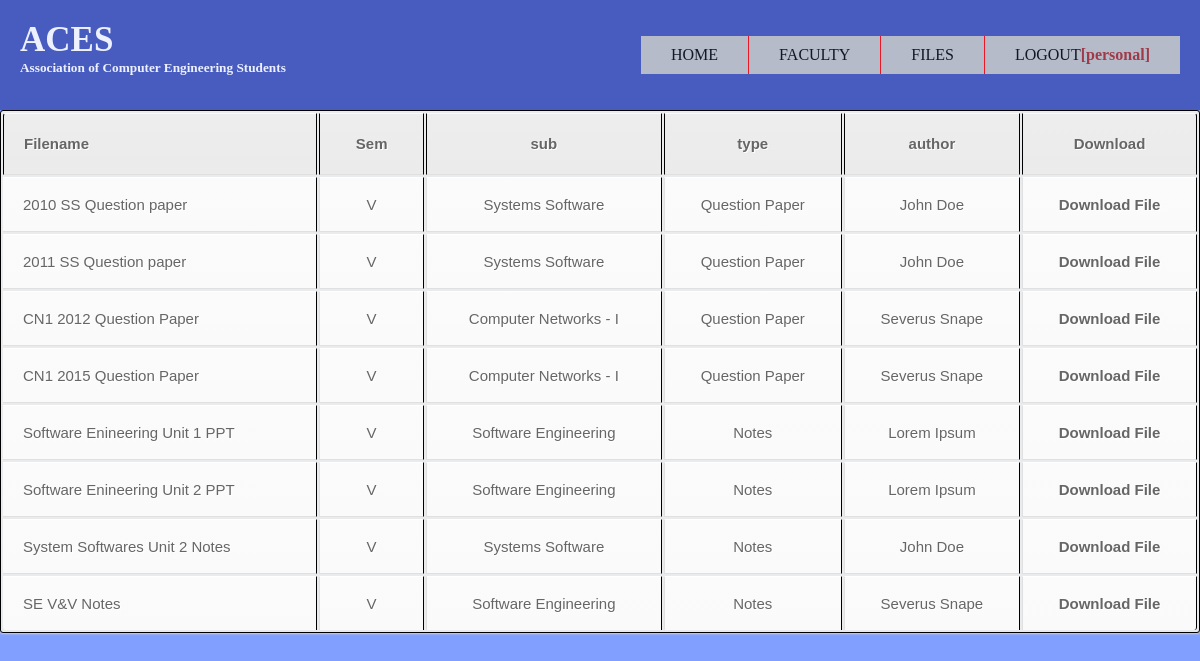
The page /temp/files.php (signed in) on the database its author committed.
### tables this page shows
CREATE TABLE IF NOT EXISTS `files` (
  `filepath` varchar(767) NOT NULL,
  `filename` text NOT NULL,
  `sem` int(10) NOT NULL,
  `sub` int(10) NOT NULL,
  `type` int(11) NOT NULL,
  `author` varchar(100) NOT NULL,
  PRIMARY KEY (`filepath`)
);

CREATE TABLE IF NOT EXISTS `semester` (
  `id` int(10) NOT NULL AUTO_INCREMENT,
  `sem` varchar(100) NOT NULL,
  PRIMARY KEY (`id`)
);

CREATE TABLE IF NOT EXISTS `subjects` (
  `id` int(10) NOT NULL AUTO_INCREMENT,
  `semid` int(10) NOT NULL,
  `sub` varchar(100) NOT NULL,
  PRIMARY KEY (`id`)
);

CREATE TABLE IF NOT EXISTS `types` (
  `id` int(10) NOT NULL,
  `type` varchar(100) NOT NULL,
  PRIMARY KEY (`id`)
);

CREATE TABLE IF NOT EXISTS `logindetails` (
  `name` varchar(100) NOT NULL,
  `realname` varchar(100) NOT NULL,
  `password` varchar(100) NOT NULL,
  `email` varchar(100) NOT NULL,
  `faculty` tinyint(1) NOT NULL,
  `admin` tinyint(1) NOT NULL
);

### temp/files.php (the view, shortened to what this page needs)
<?php
include('includes/header.php');
?>
<!DOCTYPE html>
<html>
<head>
</head>
<body>
<?php
$servername = "localhost";
$username = "root";
$password = "vain";
$dbname = "aces";
$conn = new mysqli($servername, $username, $password, $dbname);
$sql = "SELECT filepath,filename, sem, sub, type, author FROM files";
$result = $conn->query($sql);
if ($result->num_rows > 0) {
     echo "<table><tr><th>Filename</th><th>Sem</th><th>sub</th><th>type</th><th>author</th><th>Download</th></tr>";
     while($roww = $result->fetch_assoc()) {
	 $getsem = "select sem from semester where id='$roww[sem]'";
if ($resultt = $conn->query($getsem)) {
     while ($row = $resultt->fetch_object()) {
        $sem = $row->sem;
    }
	}
	 $getsub = "select sub from subjects where id='$roww[sub]'";
if ($resulttt = $conn->query($getsub)) {
     while ($ro = $resulttt->fetch_object()) {
        $sub = $ro->sub;
    }
	}
 $gettype = "select type from types where id='$roww[type]'";
if ($resultttt = $conn->query($gettype)) {
     while ($rowt = $resultttt->fetch_object()) {
        $type = $rowt->type;
    }
	}
	$getname = "select realname from logindetails where name='$roww[author]'";
if ($resulttttt = $conn->query($getname)) {
     while ($rown = $resulttttt->fetch_object()) {
        $realname = $rown->realname;
    }
	}
         echo "<tr><td>" . $roww["filename"]. "</td><td>" . $sem. "</td><td>" . $sub. "</td><td>" . $type. "</td><td>" . $realname. "</td><td>" . '<a href="' . $roww["filepath"] . '">Download File</a>' . "</td></tr>";
     }
     echo "</table>";
}
 else {
     echo "0 results";
}
?>
</body>
</html>

### css/style.css (style rules this page uses)
body { margin:0px; background-color:#809FFF; }
table a:link { color: #666; font-weight: bold; text-decoration:none; }
table { font-family:Bookman old style, Helvetica, sans-serif; color:#666; font-size:15px; text-shadow: 1px 1px 0px #fff; background:#eaebec; width:100%; margin:0px; border:#ccc 1px solid; -moz-border-radius:3px; -webkit-border-radius:3px; border-radius:3px; -moz-box-shadow: 0 1px 2px #d1d1d1; -webkit-box-shadow: 0 1px 2px #d1d1d1; box-shadow: 0 1px 2px #d1d1d1; }
table th { padding:21px 25px 22px 25px; border-top:1px solid #fafafa; border-bottom:1px solid #e0e0e0; background: #ededed; background: -webkit-gradient(linear, left top, left bottom, from(#ededed), to(#ebebeb)); background: -moz-linear-gradient(top, #ededed, #ebebeb); }
table th:first-child { text-align: left; padding-left:20px; }
table tr:first-child th:first-child { -moz-border-radius-topleft:3px; -webkit-border-top-left-radius:3px; border-top-left-radius:3px; }
table tr:first-child th:last-child { -moz-border-radius-topright:3px; -webkit-border-top-right-radius:3px; border-top-right-radius:3px; }
table tr { text-align: center; padding-left:20px; }
table td:first-child { text-align: left; padding-left:20px; border-left: 0; }
table td { padding:18px; border-top: 1px solid #ffffff; border-bottom:1px solid #e0e0e0; border-left: 1px solid #e0e0e0; background: #fafafa; background: -webkit-gradient(linear, left top, left bottom, from(#fbfbfb), to(#fafafa)); background: -moz-linear-gradient(top, #fbfbfb, #fafafa); }
table tr:last-child td { border-bottom:0; }
table tr:last-child td:first-child { -moz-border-radius-bottomleft:3px; -webkit-border-bottom-left-radius:3px; border-bottom-left-radius:3px; }
table tr:last-child td:last-child { -moz-border-radius-bottomright:3px; -webkit-border-bottom-right-radius:3px; border-bottom-right-radius:3px; }

### temp/files.php (style rules this page uses)
table, th, td { border: 1px solid black; }

### rows shown on the page
files: filename "2010 SS Question paper", semester.sem "V", subjects.sub "Systems Software", types.type "Question Paper", logindetails.realname "John Doe"
files: filename "2011 SS Question paper", semester.sem "V", subjects.sub "Systems Software", types.type "Question Paper", logindetails.realname "John Doe"
files: filename "CN1 2012 Question Paper", semester.sem "V", subjects.sub "Computer Networks - I", types.type "Question Paper", logindetails.realname "Severus Snape"
files: filename "CN1 2015 Question Paper", semester.sem "V", subjects.sub "Computer Networks - I", types.type "Question Paper", logindetails.realname "Severus Snape"
files: filename "Software Enineering Unit 1 PPT", semester.sem "V", subjects.sub "Software Engineering", types.type "Notes", logindetails.realname "Lorem Ipsum"
files: filename "Software Enineering Unit 2 PPT", semester.sem "V", subjects.sub "Software Engineering", types.type "Notes", logindetails.realname "Lorem Ipsum"
files: filename "System Softwares Unit 2 Notes", semester.sem "V", subjects.sub "Systems Software", types.type "Notes", logindetails.realname "John Doe"
files: filename "SE V&V Notes", semester.sem "V", subjects.sub "Software Engineering", types.type "Notes", logindetails.realname "Severus Snape"

### other values the page prints
$name "personal"
